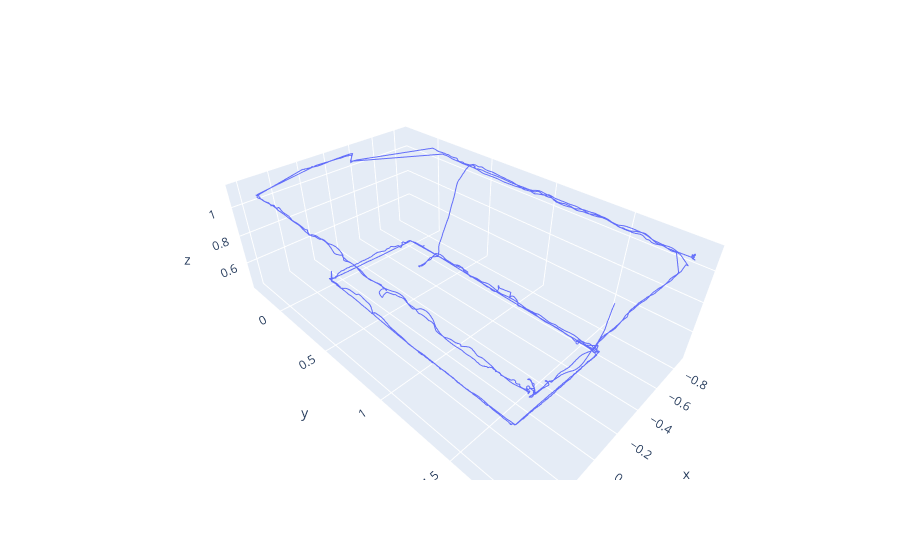

Notebook cell for this chart:
### Code cell
import pandas as pd
import numpy as np
import matplotlib.pyplot as plt
root = '//10.153.170.3/storage2/fabian/data/project/CALIBRATION/'
figures = 'C:/Users/Fabian/Desktop/Analysis/Round3_FS03_FS06/Figures/'

CALIB1 = pd.read_csv(root+'BPositions_CALIBRATION_20210610-111132/position_20210610-111132.txt',sep=" ", header=None)
CALIB2  = pd.read_csv(root+'BPositions_CALIBRATION_20210610-111759/position_20210610-111759.txt',sep=" ", header=None)    
CALIB3 = pd.read_csv(root+'BPositions_CALIBRATION_20210610-112031/position_20210610-112031.txt',sep=" ", header=None)    

file = rotation_correction_points(CALIB1,alpha=0)
#file = CALIB1
import plotly.express as px
fig = px.line_3d( x=file[1], 
                   y=file[3], 
                   z=file[2],)


#fig.update_traces(contours_z=dict(show=True, usecolormap=True,
 #                                 highlightcolor="limegreen", project_z=True))
fig.show()

### Figure 1 — Plotly figure (JSON) as saved in the notebook; plotly's stock layout.template omitted (floating-point values rounded to 4 significant figures; data arrays with more than 128 entries replaced by an {"elided": "..."} marker saying what was removed)
{"data": [{"hovertemplate": "x=%{x}<br>y=%{y}<br>z=%{z}<extra></extra>", "legendgroup": "", "line": {"color": "#636efa", "dash": "solid"}, "mode": "lines", "name": "", "scene": "scene", "showlegend": false, "type": "scatter3d", "x": {"elided": "11855 float values"}, "y": {"elided": "11855 float values"}, "z": {"elided": "11855 float values"}}], "layout": {"legend": {"tracegroupgap": 0}, "margin": {"t": 60}, "scene": {"domain": {"x": [0, 1], "y": [0, 1]}, "xaxis": {"title": {"text": "x"}}, "yaxis": {"title": {"text": "y"}}, "zaxis": {"title": {"text": "z"}}}}}
